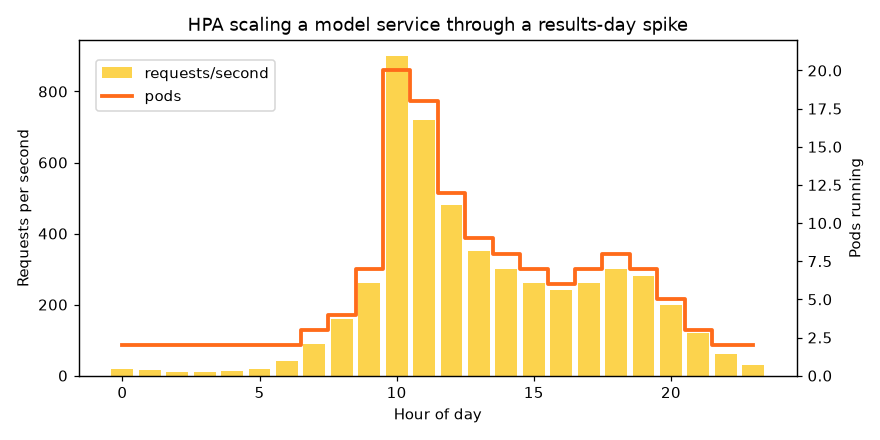

The script that saved this image:
"""
Session 4 · Example 3 — How a Kubernetes HorizontalPodAutoscaler sizes a model service over a day.

HPA rule: desired = ceil(pods * utilisation / target). One pod serves ~60 req/s at 100% CPU;
target 70%. We simulate a results-day spike and compare cost with a fixed fleet.

Run:  python session-04_autoscaling.py
Creates: session-04_autoscaling.png
"""
import math
import matplotlib
matplotlib.use("Agg")
import matplotlib.pyplot as plt

POD_CAPACITY_RPS = 60          # requests/second one pod can serve at 100% CPU
TARGET = 0.70                  # HPA target utilisation
MIN_PODS, MAX_PODS = 2, 20
COST_PER_POD_HOUR = 0.05       # USD, illustrative cloud price

# Requests per second each hour (results announced at 10:00 -> spike)
traffic = [20, 15, 10, 10, 12, 20, 40, 90, 160, 260, 900, 720, 480,
           350, 300, 260, 240, 260, 300, 280, 200, 120, 60, 30]

pods = MIN_PODS
history = []
print(f"{'hour':>4} {'rps':>5} {'util before':>12} {'pods':>5} {'util after':>11}")
for hour, rps in enumerate(traffic):
    util = rps / (pods * POD_CAPACITY_RPS)                       # what the HPA observes
    desired = math.ceil(pods * util / TARGET)
    pods_new = max(MIN_PODS, min(MAX_PODS, desired))
    after = rps / (pods_new * POD_CAPACITY_RPS)
    flag = "  <- capped at max, requests queue" if after > 1 else ""
    if 6 <= hour <= 14:                                          # print the busy part of the day
        print(f"{hour:4d} {rps:5d} {util:12.0%} {pods_new:5d} {after:11.0%}{flag}")
    pods = pods_new
    history.append(pods)

peak_pods = math.ceil(max(traffic) / (POD_CAPACITY_RPS * TARGET))
auto_cost = sum(history) * COST_PER_POD_HOUR
fixed_cost = min(peak_pods, MAX_PODS) * 24 * COST_PER_POD_HOUR
print(f"\nPod-hours with autoscaling: {sum(history)} -> ${auto_cost:.2f}/day")
print(f"Fixed fleet sized for peak ({min(peak_pods, MAX_PODS)} pods): {min(peak_pods, MAX_PODS) * 24} pod-hours -> ${fixed_cost:.2f}/day")
print(f"Saving: {100 * (1 - auto_cost / fixed_cost):.0f}%")

fig, ax1 = plt.subplots(figsize=(8, 4))
ax1.bar(range(24), traffic, color="#FCD34D", label="requests/second")
ax1.set_xlabel("Hour of day"); ax1.set_ylabel("Requests per second")
ax2 = ax1.twinx()
ax2.step(range(24), history, where="mid", color="#FF6B1A", lw=2.5, label="pods")
ax2.set_ylabel("Pods running"); ax2.set_ylim(0, MAX_PODS + 2)
ax1.set_title("HPA scaling a model service through a results-day spike")
fig.legend(loc="upper left", bbox_to_anchor=(0.1, 0.88))
fig.tight_layout(); fig.savefig("session-04_autoscaling.png", dpi=110)
print("Saved chart: session-04_autoscaling.png")
